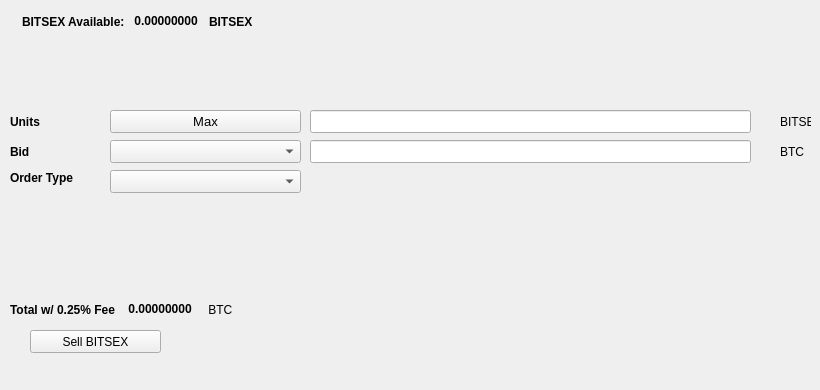
   <widget class="QWidget" name="SellTab">
    <attribute name="title">
     <string>Sell</string>
    </attribute>
    <widget class="QLabel" name="label_16">
     <property name="geometry">
      <rect>
       <x>780</x>
       <y>140</y>
       <width>31</width>
       <height>23</height>
      </rect>
     </property>
     <property name="text">
      <string>BTC</string>
     </property>
    </widget>
    <widget class="QComboBox" name="SellBidcomboBox">
     <property name="geometry">
      <rect>
       <x>110</x>
       <y>140</y>
       <width>191</width>
       <height>23</height>
      </rect>
     </property>
     <property name="font">
      <font>
       <pointsize>10</pointsize>
      </font>
     </property>
    </widget>
    <widget class="QLabel" name="label_18">
     <property name="geometry">
      <rect>
       <x>10</x>
       <y>110</y>
       <width>46</width>
       <height>23</height>
      </rect>
     </property>
     <property name="font">
      <font>
       <weight>75</weight>
       <bold>true</bold>
      </font>
     </property>
     <property name="text">
      <string>Units</string>
     </property>
    </widget>
    <widget class="QPushButton" name="Sell_Max_Amount">
     <property name="geometry">
      <rect>
       <x>110</x>
       <y>110</y>
       <width>191</width>
       <height>23</height>
      </rect>
     </property>
     <property name="font">
      <font>
       <pointsize>10</pointsize>
      </font>
     </property>
     <property name="text">
      <string>Max</string>
     </property>
    </widget>
    <widget class="QLabel" name="label_20">
     <property name="geometry">
      <rect>
       <x>10</x>
       <y>170</y>
       <width>91</width>
       <height>16</height>
      </rect>
     </property>
     <property name="font">
      <font>
       <weight>75</weight>
       <bold>true</bold>
      </font>
     </property>
     <property name="text">
      <string>Order Type</string>
     </property>
    </widget>
    <widget class="QComboBox" name="SellOrdertypeCombo">
     <property name="geometry">
      <rect>
       <x>110</x>
       <y>170</y>
       <width>191</width>
       <height>23</height>
      </rect>
     </property>
     <property name="font">
      <font>
       <pointsize>10</pointsize>
      </font>
     </property>
    </widget>
    <widget class="QLabel" name="label_21">
     <property name="geometry">
      <rect>
       <x>10</x>
       <y>140</y>
       <width>46</width>
       <height>23</height>
      </rect>
     </property>
     <property name="font">
      <font>
       <weight>75</weight>
       <bold>true</bold>
      </font>
     </property>
     <property name="text">
      <string>Bid</string>
     </property>
    </widget>
    <widget class="QLabel" name="label_22">
     <property name="geometry">
      <rect>
       <x>780</x>
       <y>110</y>
       <width>31</width>
       <height>23</height>
      </rect>
     </property>
     <property name="text">
      <string>BITSEX</string>
     </property>
    </widget>
    <widget class="QLineEdit" name="UnitsInputBITSEX">
     <property name="geometry">
      <rect>
       <x>310</x>
       <y>110</y>
       <width>441</width>
       <height>23</height>
      </rect>
     </property>
     <property name="font">
      <font>
       <pointsize>9</pointsize>
       <weight>75</weight>
       <bold>true</bold>
      </font>
     </property>
    </widget>
    <widget class="QLineEdit" name="SellBidPriceEdit">
     <property name="geometry">
      <rect>
       <x>310</x>
       <y>140</y>
       <width>441</width>
       <height>23</height>
      </rect>
     </property>
     <property name="font">
      <font>
       <pointsize>9</pointsize>
       <weight>75</weight>
       <bold>true</bold>
      </font>
     </property>
    </widget>
    <widget class="QPushButton" name="SellBITSEXBTN">
     <property name="geometry">
      <rect>
       <x>30</x>
       <y>330</y>
       <width>131</width>
       <height>23</height>
      </rect>
     </property>
     <property name="text">
      <string>Sell BITSEX</string>
     </property>
     <property name="icon">
      <iconset resource="../bitsex">
       <normaloff>:/icons/bitcoin</normaloff>:/icons/bitcoin</iconset>
     </property>
    </widget>
    <widget class="QWidget" name="layoutWidget3">
     <property name="geometry">
      <rect>
       <x>22</x>
       <y>12</y>
       <width>258</width>
       <height>19</height>
      </rect>
     </property>
     <layout class="QHBoxLayout" name="horizontalLayout">
      <item>
       <widget class="QLabel" name="label232_2">
        <property name="font">
         <font>
          <weight>75</weight>
          <bold>true</bold>
         </font>
        </property>
        <property name="text">
         <string>BITSEX Available:</string>
        </property>
       </widget>
      </item>
      <item>
       <widget class="QLabel" name="BITSEXAvailableLabel">
        <property name="palette">
         <palette>
          <active>
           <colorrole role="WindowText">
            <brush brushstyle="SolidPattern">
             <color alpha="255">
              <red>0</red>
              <green>0</green>
              <blue>0</blue>
             </color>
            </brush>
           </colorrole>
           <colorrole role="Button">
            <brush brushstyle="SolidPattern">
             <color alpha="255">
              <red>0</red>
              <green>170</green>
              <blue>0</blue>
             </color>
            </brush>
           </colorrole>
           <colorrole role="Light">
            <brush brushstyle="SolidPattern">
             <color alpha="255">
              <red>0</red>
              <green>255</green>
              <blue>0</blue>
             </color>
            </brush>
           </colorrole>
           <colorrole role="Midlight">
            <brush brushstyle="SolidPattern">
             <color alpha="255">
              <red>0</red>
              <green>212</green>
              <blue>0</blue>
             </color>
            </brush>
           </colorrole>
           <colorrole role="Dark">
            <brush brushstyle="SolidPattern">
             <color alpha="255">
              <red>0</red>
              <green>85</green>
              <blue>0</blue>
             </color>
            </brush>
           </colorrole>
           <colorrole role="Mid">
            <brush brushstyle="SolidPattern">
             <color alpha="255">
              <red>0</red>
              <green>113</green>
              <blue>0</blue>
             </color>
            </brush>
           </colorrole>
           <colorrole role="Text">
            <brush brushstyle="SolidPattern">
             <color alpha="255">
              <red>0</red>
              <green>170</green>
              <blue>0</blue>
             </color>
            </brush>
           </colorrole>
           <colorrole role="BrightText">
            <brush brushstyle="SolidPattern">
             <color alpha="255">
              <red>255</red>
              <green>255</green>
              <blue>255</blue>
             </color>
            </brush>
           </colorrole>
           <colorrole role="ButtonText">
            <brush brushstyle="SolidPattern">
             <color alpha="255">
              <red>0</red>
              <green>0</green>
              <blue>0</blue>
             </color>
            </brush>
           </colorrole>
           <colorrole role="Base">
            <brush brushstyle="SolidPattern">
             <color alpha="255">
              <red>255</red>
              <green>255</green>
              <blue>255</blue>
             </color>
            </brush>
           </colorrole>
           <colorrole role="Window">
            <brush brushstyle="SolidPattern">
             <color alpha="255">
              <red>0</red>
              <green>170</green>
              <blue>0</blue>
             </color>
            </brush>
           </colorrole>
           <colorrole role="Shadow">
            <brush brushstyle="SolidPattern">
             <color alpha="255">
              <red>0</red>
              <green>0</green>
              <blue>0</blue>
             </color>
            </brush>
           </colorrole>
           <colorrole role="AlternateBase">
            <brush brushstyle="SolidPattern">
             <color alpha="255">
              <red>127</red>
              <green>212</green>
              <blue>127</blue>
             </color>
            </brush>
           </colorrole>
           <colorrole role="ToolTipBase">
            <brush brushstyle="SolidPattern">
             <color alpha="255">
              <red>255</red>
              <green>255</green>
              <blue>220</blue>
             </color>
            </brush>
           </colorrole>
           <colorrole role="ToolTipText">
            <brush brushstyle="SolidPattern">
             <color alpha="255">
              <red>0</red>
              <green>0</green>
              <blue>0</blue>
             </color>
            </brush>
           </colorrole>
          </active>
          <inactive>
           <colorrole role="WindowText">
            <brush brushstyle="SolidPattern">
             <color alpha="255">
              <red>0</red>
              <green>0</green>
              <blue>0</blue>
             </color>
            </brush>
           </colorrole>
           <colorrole role="Button">
            <brush brushstyle="SolidPattern">
             <color alpha="255">
              <red>0</red>
              <green>170</green>
              <blue>0</blue>
             </color>
            </brush>
           </colorrole>
           <colorrole role="Light">
            <brush brushstyle="SolidPattern">
             <color alpha="255">
              <red>0</red>
              <green>255</green>
              <blue>0</blue>
             </color>
            </brush>
           </colorrole>
           <colorrole role="Midlight">
            <brush brushstyle="SolidPattern">
             <color alpha="255">
              <red>0</red>
              <green>212</green>
              <blue>0</blue>
             </color>
            </brush>
           </colorrole>
           <colorrole role="Dark">
            <brush brushstyle="SolidPattern">
             <color alpha="255">
              <red>0</red>
              <green>85</green>
              <blue>0</blue>
             </color>
            </brush>
           </colorrole>
           <colorrole role="Mid">
            <brush brushstyle="SolidPattern">
             <color alpha="255">
              <red>0</red>
              <green>113</green>
              <blue>0</blue>
             </color>
            </brush>
           </colorrole>
           <colorrole role="Text">
            <brush brushstyle="SolidPattern">
             <color alpha="255">
              <red>0</red>
              <green>170</green>
              <blue>0</blue>
             </color>
            </brush>
           </colorrole>
           <colorrole role="BrightText">
            <brush brushstyle="SolidPattern">
             <color alpha="255">
              <red>255</red>
              <green>255</green>
              <blue>255</blue>
             </color>
            </brush>
           </colorrole>
           <colorrole role="ButtonText">
            <brush brushstyle="SolidPattern">
             <color alpha="255">
              <red>0</red>
              <green>0</green>
              <blue>0</blue>
             </color>
            </brush>
           </colorrole>
           <colorrole role="Base">
            <brush brushstyle="SolidPattern">
             <color alpha="255">
              <red>255</red>
              <green>255</green>
              <blue>255</blue>
             </color>
            </brush>
           </colorrole>
           <colorrole role="Window">
            <brush brushstyle="SolidPattern">
             <color alpha="255">
              <red>0</red>
              <green>170</green>
              <blue>0</blue>
             </color>
            </brush>
           </colorrole>
           <colorrole role="Shadow">
            <brush brushstyle="SolidPattern">
             <color alpha="255">
              <red>0</red>
              <green>0</green>
              <blue>0</blue>
             </color>
            </brush>
           </colorrole>
           <colorrole role="AlternateBase">
            <brush brushstyle="SolidPattern">
             <color alpha="255">
              <red>127</red>
              <green>212</green>
              <blue>127</blue>
             </color>
            </brush>
           </colorrole>
           <colorrole role="ToolTipBase">
            <brush brushstyle="SolidPattern">
             <color alpha="255">
              <red>255</red>
              <green>255</green>
              <blue>220</blue>
             </color>
            </brush>
           </colorrole>
           <colorrole role="ToolTipText">
            <brush brushstyle="SolidPattern">
             <color alpha="255">
              <red>0</red>
              <green>0</green>
              <blue>0</blue>
             </color>
            </brush>
           </colorrole>
          </inactive>
          <disabled>
           <colorrole role="WindowText">
            <brush brushstyle="SolidPattern">
             <color alpha="255">
              <red>0</red>
              <green>85</green>
              <blue>0</blue>
             </color>
            </brush>
           </colorrole>
           <colorrole role="Button">
            <brush brushstyle="SolidPattern">
             <color alpha="255">
              <red>0</red>
              <green>170</green>
              <blue>0</blue>
             </color>
            </brush>
           </colorrole>
           <colorrole role="Light">
            <brush brushstyle="SolidPattern">
             <color alpha="255">
              <red>0</red>
              <green>255</green>
              <blue>0</blue>
             </color>
            </brush>
           </colorrole>
           <colorrole role="Midlight">
            <brush brushstyle="SolidPattern">
             <color alpha="255">
              <red>0</red>
              <green>212</green>
              <blue>0</blue>
             </color>
            </brush>
           </colorrole>
           <colorrole role="Dark">
            <brush brushstyle="SolidPattern">
             <color alpha="255">
              <red>0</red>
              <green>85</green>
              <blue>0</blue>
             </color>
            </brush>
           </colorrole>
           <colorrole role="Mid">
            <brush brushstyle="SolidPattern">
             <color alpha="255">
              <red>0</red>
              <green>113</green>
              <blue>0</blue>
             </color>
            </brush>
           </colorrole>
           <colorrole role="Text">
            <brush brushstyle="SolidPattern">
             <color alpha="255">
              <red>0</red>
              <green>85</green>
              <blue>0</blue>
             </color>
            </brush>
           </colorrole>
           <colorrole role="BrightText">
            <brush brushstyle="SolidPattern">
             <color alpha="255">
              <red>255</red>
              <green>255</green>
              <blue>255</blue>
             </color>
            </brush>
           </colorrole>
           <colorrole role="ButtonText">
            <brush brushstyle="SolidPattern">
             <color alpha="255">
              <red>0</red>
              <green>85</green>
              <blue>0</blue>
             </color>
            </brush>
           </colorrole>
           <colorrole role="Base">
            <brush brushstyle="SolidPattern">
             <color alpha="255">
              <red>0</red>
              <green>170</green>
              <blue>0</blue>
             </color>
            </brush>
           </colorrole>
           <colorrole role="Window">
            <brush brushstyle="SolidPattern">
             <color alpha="255">
              <red>0</red>
              <green>170</green>
              <blue>0</blue>
             </color>
            </brush>
           </colorrole>
           <colorrole role="Shadow">
            <brush brushstyle="SolidPattern">
             <color alpha="255">
              <red>0</red>
              <green>0</green>
              <blue>0</blue>
             </color>
            </brush>
           </colorrole>
           <colorrole role="AlternateBase">
            <brush brushstyle="SolidPattern">
             <color alpha="255">
              <red>0</red>
              <green>170</green>
              <blue>0</blue>
             </color>
            </brush>
           </colorrole>
           <colorrole role="ToolTipBase">
            <brush brushstyle="SolidPattern">
             <color alpha="255">
              <red>255</red>
              <green>255</green>
              <blue>220</blue>
             </color>
            </brush>
           </colorrole>
           <colorrole role="ToolTipText">
            <brush brushstyle="SolidPattern">
             <color alpha="255">
              <red>0</red>
              <green>0</green>
              <blue>0</blue>
             </color>
            </brush>
           </colorrole>
          </disabled>
         </palette>
        </property>
        <property name="font">
         <font>
          <weight>75</weight>
          <bold>true</bold>
         </font>
        </property>
        <property name="text">
         <string> 0.00000000 </string>
        </property>
        <property name="textInteractionFlags">
         <set>Qt::LinksAccessibleByMouse|Qt::TextSelectableByKeyboard|Qt::TextSelectableByMouse</set>
        </property>
       </widget>
      </item>
      <item>
       <widget class="QLabel" name="labelBITSEX">
        <property name="font">
         <font>
          <weight>75</weight>
          <bold>true</bold>
         </font>
        </property>
        <property name="text">
         <string>BITSEX</string>
        </property>
       </widget>
      </item>
     </layout>
    </widget>
    <widget class="QWidget" name="layoutWidget">
     <property name="geometry">
      <rect>
       <x>10</x>
       <y>300</y>
       <width>268</width>
       <height>19</height>
      </rect>
     </property>
     <layout class="QHBoxLayout" name="horizontalLayout_2">
      <item>
       <widget class="QLabel" name="label_19">
        <property name="font">
         <font>
          <weight>75</weight>
          <bold>true</bold>
         </font>
        </property>
        <property name="text">
         <string>Total w/ 0.25% Fee </string>
        </property>
       </widget>
      </item>
      <item>
       <widget class="QLabel" name="SellCostLabel">
        <property name="palette">
         <palette>
          <active>
           <colorrole role="WindowText">
            <brush brushstyle="SolidPattern">
             <color alpha="255">
              <red>0</red>
              <green>0</green>
              <blue>0</blue>
             </color>
            </brush>
           </colorrole>
           <colorrole role="Button">
            <brush brushstyle="SolidPattern">
             <color alpha="255">
              <red>0</red>
              <green>170</green>
              <blue>0</blue>
             </color>
            </brush>
           </colorrole>
           <colorrole role="Light">
            <brush brushstyle="SolidPattern">
             <color alpha="255">
              <red>0</red>
              <green>255</green>
              <blue>0</blue>
             </color>
            </brush>
           </colorrole>
           <colorrole role="Midlight">
            <brush brushstyle="SolidPattern">
             <color alpha="255">
              <red>0</red>
              <green>212</green>
              <blue>0</blue>
             </color>
            </brush>
           </colorrole>
           <colorrole role="Dark">
            <brush brushstyle="SolidPattern">
             <color alpha="255">
              <red>0</red>
              <green>85</green>
              <blue>0</blue>
             </color>
            </brush>
           </colorrole>
           <colorrole role="Mid">
            <brush brushstyle="SolidPattern">
             <color alpha="255">
              <red>0</red>
              <green>113</green>
              <blue>0</blue>
             </color>
            </brush>
           </colorrole>
           <colorrole role="Text">
            <brush brushstyle="SolidPattern">
             <color alpha="255">
              <red>0</red>
              <green>170</green>
              <blue>0</blue>
             </color>
            </brush>
           </colorrole>
           <colorrole role="BrightText">
            <brush brushstyle="SolidPattern">
             <color alpha="255">
              <red>255</red>
              <green>255</green>
              <blue>255</blue>
             </color>
            </brush>
           </colorrole>
           <colorrole role="ButtonText">
            <brush brushstyle="SolidPattern">
             <color alpha="255">
              <red>0</red>
              <green>0</green>
              <blue>0</blue>
             </color>
            </brush>
           </colorrole>
           <colorrole role="Base">
            <brush brushstyle="SolidPattern">
             <color alpha="255">
              <red>255</red>
              <green>255</green>
              <blue>255</blue>
             </color>
            </brush>
           </colorrole>
           <colorrole role="Window">
            <brush brushstyle="SolidPattern">
             <color alpha="255">
              <red>0</red>
              <green>170</green>
              <blue>0</blue>
             </color>
            </brush>
           </colorrole>
           <colorrole role="Shadow">
            <brush brushstyle="SolidPattern">
             <color alpha="255">
              <red>0</red>
              <green>0</green>
              <blue>0</blue>
             </color>
            </brush>
           </colorrole>
           <colorrole role="AlternateBase">
            <brush brushstyle="SolidPattern">
             <color alpha="255">
              <red>127</red>
              <green>212</green>
              <blue>127</blue>
             </color>
            </brush>
           </colorrole>
           <colorrole role="ToolTipBase">
            <brush brushstyle="SolidPattern">
             <color alpha="255">
              <red>255</red>
              <green>255</green>
              <blue>220</blue>
             </color>
            </brush>
           </colorrole>
           <colorrole role="ToolTipText">
            <brush brushstyle="SolidPattern">
             <color alpha="255">
              <red>0</red>
              <green>0</green>
              <blue>0</blue>
             </color>
            </brush>
           </colorrole>
          </active>
          <inactive>
           <colorrole role="WindowText">
            <brush brushstyle="SolidPattern">
             <color alpha="255">
              <red>0</red>
              <green>0</green>
              <blue>0</blue>
             </color>
            </brush>
           </colorrole>
           <colorrole role="Button">
            <brush brushstyle="SolidPattern">
             <color alpha="255">
              <red>0</red>
              <green>170</green>
              <blue>0</blue>
             </color>
            </brush>
           </colorrole>
           <colorrole role="Light">
            <brush brushstyle="SolidPattern">
             <color alpha="255">
              <red>0</red>
              <green>255</green>
              <blue>0</blue>
             </color>
            </brush>
           </colorrole>
           <colorrole role="Midlight">
            <brush brushstyle="SolidPattern">
             <color alpha="255">
              <red>0</red>
              <green>212</green>
              <blue>0</blue>
             </color>
            </brush>
           </colorrole>
           <colorrole role="Dark">
            <brush brushstyle="SolidPattern">
             <color alpha="255">
              <red>0</red>
              <green>85</green>
              <blue>0</blue>
             </color>
            </brush>
           </colorrole>
           <colorrole role="Mid">
            <brush brushstyle="SolidPattern">
             <color alpha="255">
              <red>0</red>
              <green>113</green>
              <blue>0</blue>
             </color>
            </brush>
           </colorrole>
           <colorrole role="Text">
            <brush brushstyle="SolidPattern">
             <color alpha="255">
              <red>0</red>
              <green>170</green>
              <blue>0</blue>
             </color>
            </brush>
           </colorrole>
           <colorrole role="BrightText">
            <brush brushstyle="SolidPattern">
             <color alpha="255">
              <red>255</red>
              <green>255</green>
              <blue>255</blue>
             </color>
            </brush>
           </colorrole>
           <colorrole role="ButtonText">
            <brush brushstyle="SolidPattern">
             <color alpha="255">
              <red>0</red>
              <green>0</green>
              <blue>0</blue>
             </color>
            </brush>
           </colorrole>
           <colorrole role="Base">
            <brush brushstyle="SolidPattern">
             <color alpha="255">
              <red>255</red>
              <green>255</green>
              <blue>255</blue>
             </color>
            </brush>
           </colorrole>
           <colorrole role="Window">
            <brush brushstyle="SolidPattern">
             <color alpha="255">
              <red>0</red>
              <green>170</green>
              <blue>0</blue>
             </color>
            </brush>
           </colorrole>
           <colorrole role="Shadow">
            <brush brushstyle="SolidPattern">
             <color alpha="255">
              <red>0</red>
              <green>0</green>
              <blue>0</blue>
             </color>
            </brush>
           </colorrole>
           <colorrole role="AlternateBase">
            <brush brushstyle="SolidPattern">
             <color alpha="255">
              <red>127</red>
              <green>212</green>
              <blue>127</blue>
             </color>
            </brush>
           </colorrole>
           <colorrole role="ToolTipBase">
            <brush brushstyle="SolidPattern">
             <color alpha="255">
              <red>255</red>
              <green>255</green>
              <blue>220</blue>
             </color>
            </brush>
           </colorrole>
           <colorrole role="ToolTipText">
            <brush brushstyle="SolidPattern">
             <color alpha="255">
              <red>0</red>
              <green>0</green>
              <blue>0</blue>
             </color>
            </brush>
           </colorrole>
          </inactive>
          <disabled>
           <colorrole role="WindowText">
            <brush brushstyle="SolidPattern">
             <color alpha="255">
              <red>0</red>
              <green>85</green>
              <blue>0</blue>
             </color>
            </brush>
           </colorrole>
           <colorrole role="Button">
            <brush brushstyle="SolidPattern">
             <color alpha="255">
              <red>0</red>
              <green>170</green>
              <blue>0</blue>
             </color>
            </brush>
           </colorrole>
           <colorrole role="Light">
            <brush brushstyle="SolidPattern">
             <color alpha="255">
              <red>0</red>
              <green>255</green>
              <blue>0</blue>
             </color>
            </brush>
           </colorrole>
           <colorrole role="Midlight">
            <brush brushstyle="SolidPattern">
             <color alpha="255">
              <red>0</red>
              <green>212</green>
              <blue>0</blue>
             </color>
            </brush>
           </colorrole>
           <colorrole role="Dark">
            <brush brushstyle="SolidPattern">
             <color alpha="255">
              <red>0</red>
              <green>85</green>
              <blue>0</blue>
             </color>
            </brush>
           </colorrole>
           <colorrole role="Mid">
            <brush brushstyle="SolidPattern">
             <color alpha="255">
              <red>0</red>
              <green>113</green>
              <blue>0</blue>
             </color>
            </brush>
           </colorrole>
           <colorrole role="Text">
            <brush brushstyle="SolidPattern">
             <color alpha="255">
              <red>0</red>
              <green>85</green>
              <blue>0</blue>
             </color>
            </brush>
           </colorrole>
           <colorrole role="BrightText">
            <brush brushstyle="SolidPattern">
             <color alpha="255">
              <red>255</red>
              <green>255</green>
              <blue>255</blue>
             </color>
            </brush>
           </colorrole>
           <colorrole role="ButtonText">
            <brush brushstyle="SolidPattern">
             <color alpha="255">
              <red>0</red>
              <green>85</green>
              <blue>0</blue>
             </color>
            </brush>
           </colorrole>
           <colorrole role="Base">
            <brush brushstyle="SolidPattern">
             <color alpha="255">
              <red>0</red>
              <green>170</green>
              <blue>0</blue>
             </color>
            </brush>
           </colorrole>
           <colorrole role="Window">
            <brush brushstyle="SolidPattern">
             <color alpha="255">
              <red>0</red>
              <green>170</green>
              <blue>0</blue>
             </color>
            </brush>
           </colorrole>
           <colorrole role="Shadow">
            <brush brushstyle="SolidPattern">
             <color alpha="255">
              <red>0</red>
              <green>0</green>
              <blue>0</blue>
             </color>
            </brush>
           </colorrole>
           <colorrole role="AlternateBase">
            <brush brushstyle="SolidPattern">
             <color alpha="255">
              <red>0</red>
              <green>170</green>
              <blue>0</blue>
             </color>
            </brush>
           </colorrole>
           <colorrole role="ToolTipBase">
            <brush brushstyle="SolidPattern">
             <color alpha="255">
              <red>255</red>
              <green>255</green>
              <blue>220</blue>
             </color>
            </brush>
           </colorrole>
           <colorrole role="ToolTipText">
            <brush brushstyle="SolidPattern">
             <color alpha="255">
              <red>0</red>
              <green>0</green>
              <blue>0</blue>
             </color>
            </brush>
           </colorrole>
          </disabled>
         </palette>
        </property>
        <property name="font">
         <font>
          <weight>75</weight>
          <bold>true</bold>
         </font>
        </property>
        <property name="autoFillBackground">
         <bool>false</bool>
        </property>
        <property name="text">
         <string> 0.00000000</string>
        </property>
        <property name="textInteractionFlags">
         <set>Qt::LinksAccessibleByMouse|Qt::TextSelectableByMouse</set>
        </property>
       </widget>
      </item>
      <item>
       <widget class="QLabel" name="label_17">
        <property name="font">
         <font>
          <weight>50</weight>
          <bold>false</bold>
         </font>
        </property>
        <property name="text">
         <string> BTC</string>
        </property>
       </widget>
      </item>
     </layout>
    </widget>
    <widget class="QLabel" name="label_23">
     <property name="geometry">
      <rect>
       <x>460</x>
       <y>300</y>
       <width>281</width>
       <height>81</height>
      </rect>
     </property>
     <property name="text">
      <string/>
     </property>
     <property name="pixmap">
      <pixmap>:/images/bittrex</pixmap>
     </property>
    </widget>
   </widget>
